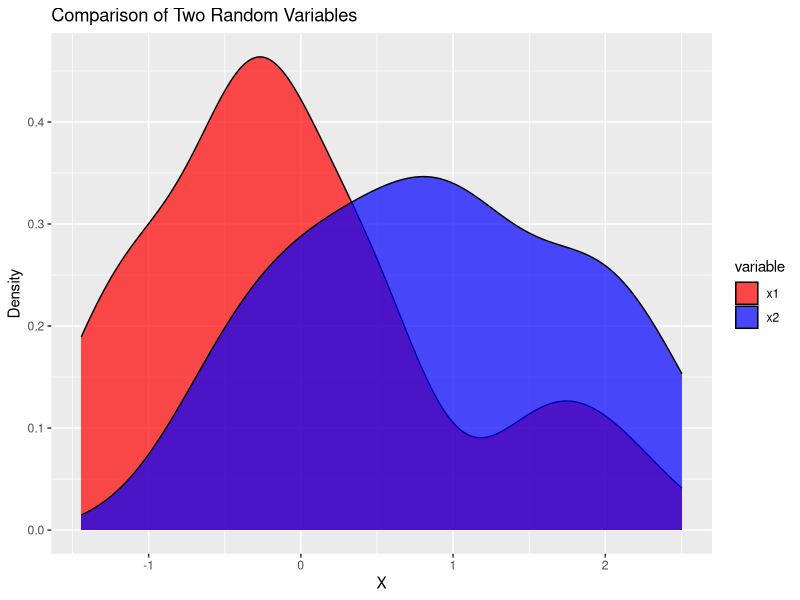
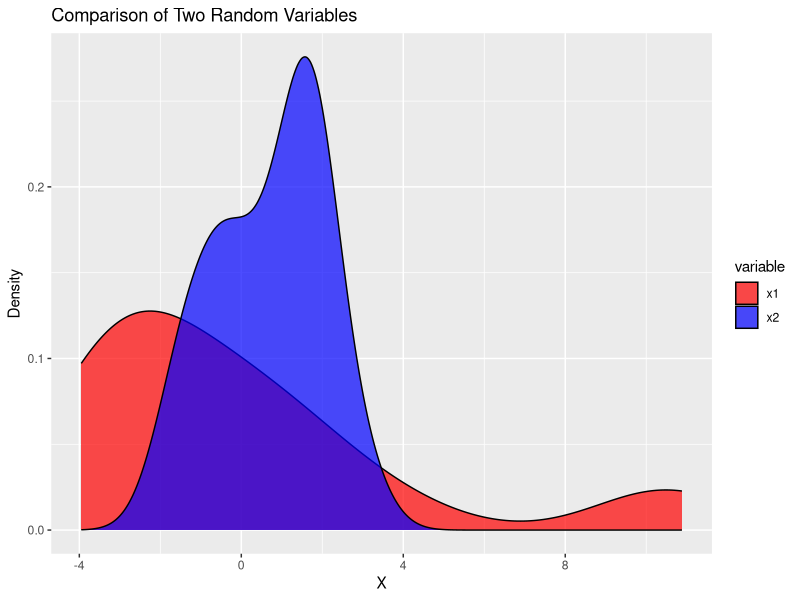

Write R code to recreate these figures, in order.
# t-Test robustness against non-normality in DATA:

library(tidyverse)

# plot-function:
plot_random_variables <- function(x1, x2) {
  library(ggplot2)
  
  df_x1 = data.frame(x = x1, variable = "x1")
  df_x2 = data.frame(x = x2, variable = "x2")
  df = rbind(df_x1, df_x2)
  
  ggplot(df, aes(x = x, fill = variable)) +
    geom_density(alpha = 0.7) +
    labs(x = "X", y = "Density", title = "Comparison of Two Random Variables") +
    scale_fill_manual(values = c("red", "blue"))
}

n <- 20

# Consider
x1 <- rnorm(n, mean = 0, sd = 1)
x2 <- rnorm(n, mean = 1, sd = 1)
plot_random_variables(x1, x2)
t.test(x1, x2, alternative = "two.sided") # correct decision

# 1) Change x1:
x1 <- rt(n, df = 4, ncp = 4)
x2 <- rnorm(n, mean = 1, sd = 1)
x1 <- x1 - mean(x1) # mean difference roughly 1 still
plot_random_variables(x1, x2)
t.test(x1, x2, alternative = "two.sided") # large p.value

# TODO:
# 2) Plot the p.values for a range of n and ncp and interpret the result
# 3) Change x2 to skewed distribution with same mean:

